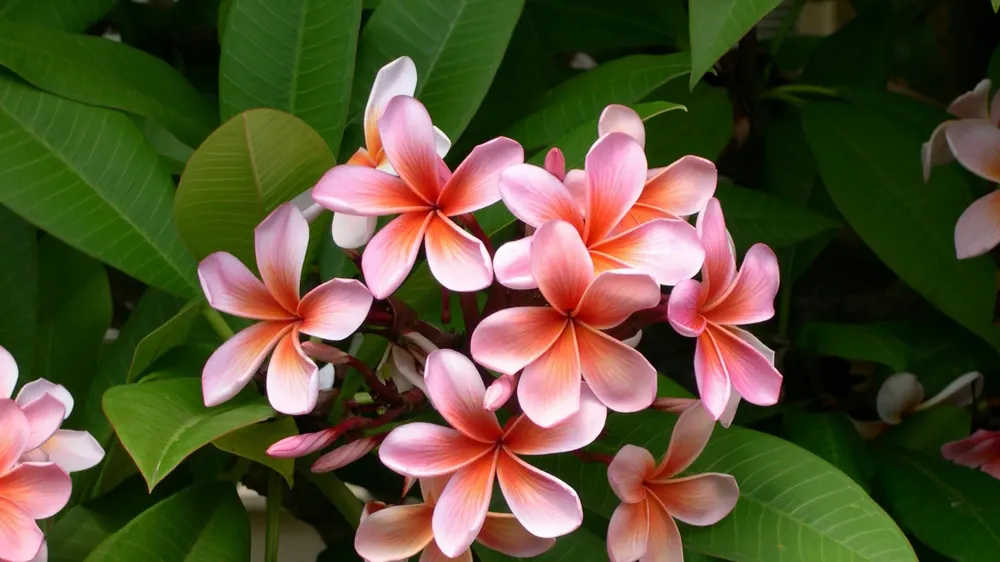
#> input picture B1/semana11/flor.webp, 1000 x 562 px, shrunk from 2560 x 1440 before the run
$ python imagenes4.py
#> lines starting #> are read from the running program, lines starting #| are printed output that depends on the picture
from PIL import Image,ImageFilter

img = Image.open("flor.webp")
#> img is the input picture: PIL image 1000x562 RGB; mean R, G, B 86.1, 79.6, 50.6
imgf1 = img.filter(ImageFilter.CONTOUR)
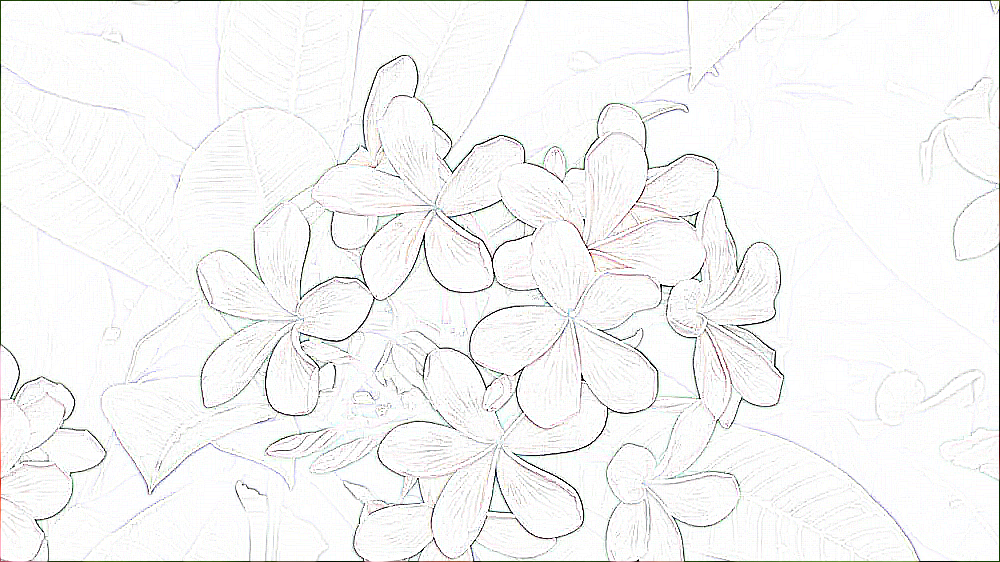
#> imgf1: PIL image 1000x562 RGB; mean R, G, B 246.1, 246.2, 245.9
imgf2= img.filter(ImageFilter.DETAIL)
imgf3 = img.filter(ImageFilter.EDGE_ENHANCE)
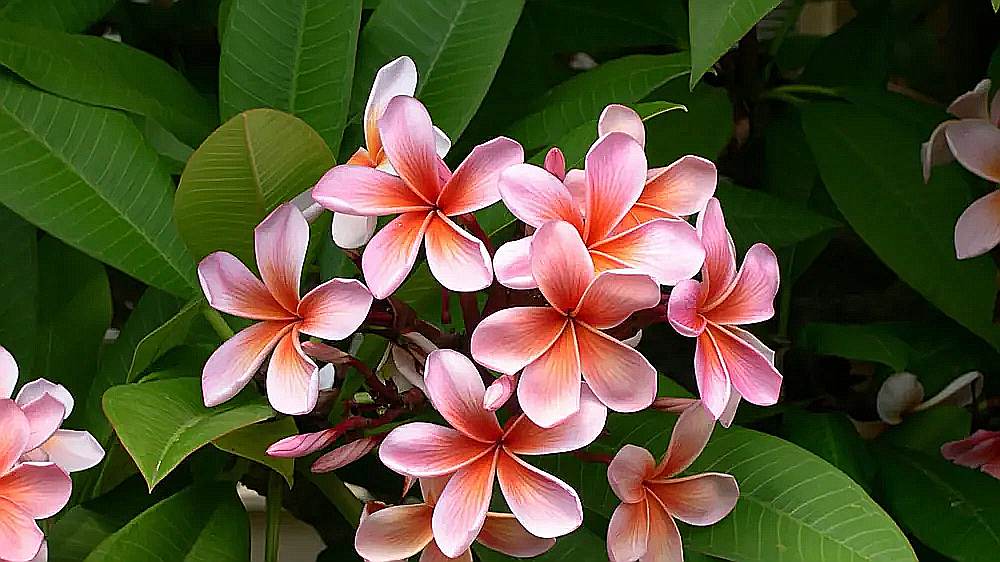
#> imgf3: PIL image 1000x562 RGB; mean R, G, B 85.8, 80.2, 51.8
#imgf4 = img.filter(ImageFilter.EDGE_ENHANCE.MORE)
imgf5 = img.filter(ImageFilter.EMBOSS)
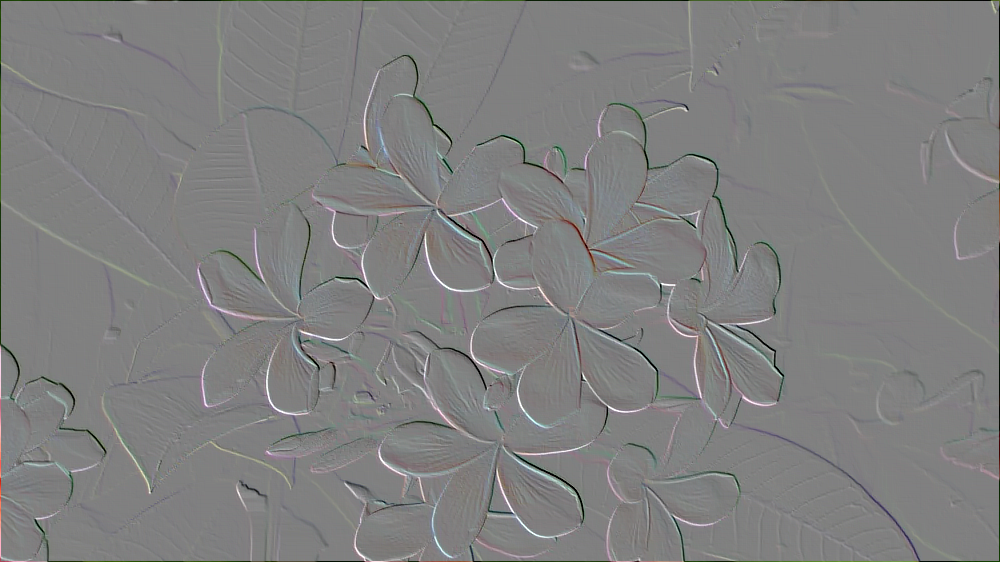
#> imgf5: PIL image 1000x562 RGB; mean R, G, B 127.5, 127.6, 127.4
imgf6 = img.filter(ImageFilter.FIND_EDGES)
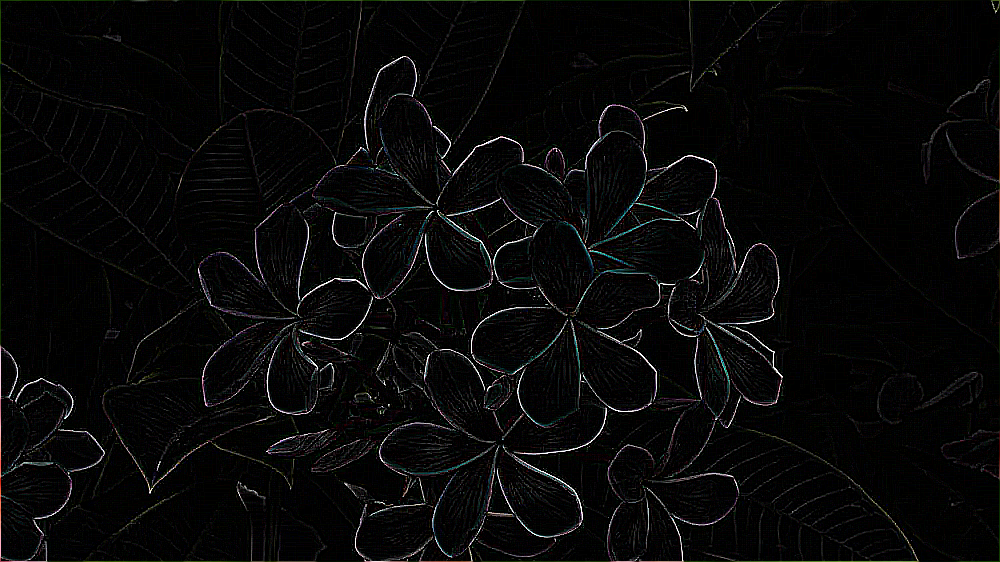
#> imgf6: PIL image 1000x562 RGB; mean R, G, B 8.1, 8.1, 8
imgf7 = img.filter(ImageFilter.SMOOTH)
# [10 lines of commented-out code are left out]

imgbn = img.convert("L")
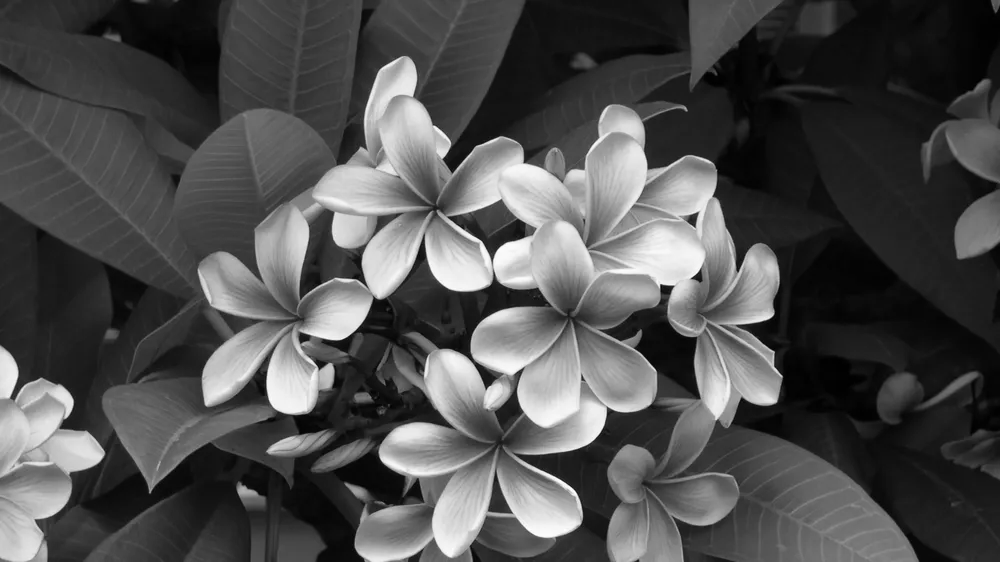
#> imgbn: PIL image 1000x562 L; min 0, max 255, mean 78.2
imgb = img.convert("P")
#imgbn.show()
imgb.show()
